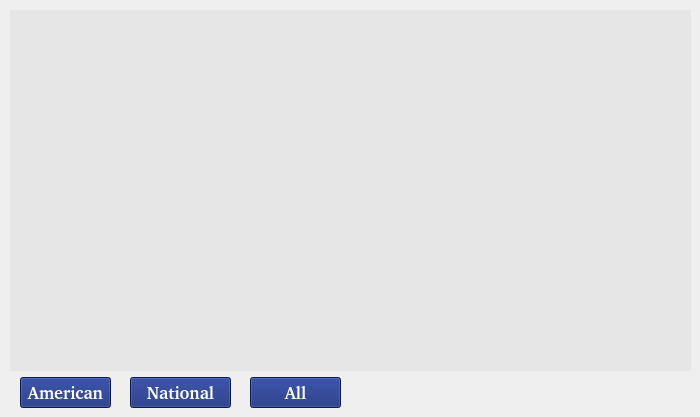
      <widget class="QWidget" name="tab_Leagues">
       <attribute name="title">
        <string>Leagues</string>
       </attribute>
       <widget class="QTableView" name="tableView_allLeagues">
        <property name="geometry">
         <rect>
          <x>10</x>
          <y>10</y>
          <width>681</width>
          <height>361</height>
         </rect>
        </property>
        <property name="styleSheet">
         <string notr="true">QTableView#tableView_allLeagues{
background-color: rgb(230, 230, 230);
border: transparent;
gridline-color: white;
color: rgb(16, 37, 118);
}
QHeaderView::section {
background-color:  rgb(230, 230, 230); 
color: rgb(16, 37, 118);
font-family: Calibri;
font-size: 13pt;
height: 30px;
}
QTableCornerButton{
background-color: transparent;
color: transparent;
}</string>
        </property>
        <property name="alternatingRowColors">
         <bool>true</bool>
        </property>
        <property name="sortingEnabled">
         <bool>true</bool>
        </property>
       </widget>
       <widget class="QPushButton" name="button_AmericanLeague">
        <property name="geometry">
         <rect>
          <x>20</x>
          <y>377</y>
          <width>91</width>
          <height>31</height>
         </rect>
        </property>
        <property name="font">
         <font>
          <family>FISH&amp;CHIPS</family>
          <pointsize>13</pointsize>
          <weight>75</weight>
          <bold>true</bold>
         </font>
        </property>
        <property name="styleSheet">
         <string notr="true">QPushButton#button_AmericanLeague{
    background-color: rgb(16, 37, 118);
	color: white;
    border-width: 2px;
}
QPushButton#button_AmericanLeague:hover{
	 background-color: qradialgradient(spread:reflect, cx:0.5, cy:0.5, radius:0.5, fx:0.5, fy:0.5, stop:0 rgba(255, 255, 255, 255), stop:1 rgba(195, 224, 238, 255));
	 border-width: 2px;
	 color: black;
}
QPushButton#button_AmericanLeague:pressed {
    background-color: qradialgradient(spread:reflect, cx:0.5, cy:0.5, radius:0.5, fx:0.5, fy:0.5, stop:0 rgba(197, 237, 255, 255), stop:1 rgba(107, 206, 255, 255));
	border-width: 2px;
	color: white;
}</string>
        </property>
        <property name="text">
         <string>American</string>
        </property>
       </widget>
       <widget class="QPushButton" name="button_NationalLeague">
        <property name="geometry">
         <rect>
          <x>130</x>
          <y>377</y>
          <width>101</width>
          <height>31</height>
         </rect>
        </property>
        <property name="font">
         <font>
          <family>FISH&amp;CHIPS</family>
          <pointsize>13</pointsize>
          <weight>75</weight>
          <bold>true</bold>
         </font>
        </property>
        <property name="styleSheet">
         <string notr="true">QPushButton#button_NationalLeague{
    background-color: rgb(16, 37, 118);
	color: white;
    border-width: 2px;
}
QPushButton#button_NationalLeague:hover{
	 background-color: qradialgradient(spread:reflect, cx:0.5, cy:0.5, radius:0.5, fx:0.5, fy:0.5, stop:0 rgba(255, 255, 255, 255), stop:1 rgba(195, 224, 238, 255));
	 border-width: 2px;
	 color: black;
}
QPushButton#button_NationalLeague:pressed {
    background-color: qradialgradient(spread:reflect, cx:0.5, cy:0.5, radius:0.5, fx:0.5, fy:0.5, stop:0 rgba(197, 237, 255, 255), stop:1 rgba(107, 206, 255, 255));
	border-width: 2px;
	color: white;
}</string>
        </property>
        <property name="text">
         <string>National</string>
        </property>
       </widget>
       <widget class="QPushButton" name="button_allLeague">
        <property name="geometry">
         <rect>
          <x>250</x>
          <y>377</y>
          <width>91</width>
          <height>31</height>
         </rect>
        </property>
        <property name="font">
         <font>
          <family>FISH&amp;CHIPS</family>
          <pointsize>13</pointsize>
          <weight>75</weight>
          <bold>true</bold>
         </font>
        </property>
        <property name="styleSheet">
         <string notr="true">QPushButton#button_allLeague{
    background-color: rgb(16, 37, 118);
	color: white;
    border-width: 2px;
}
QPushButton#button_allLeague:hover{
	 background-color: qradialgradient(spread:reflect, cx:0.5, cy:0.5, radius:0.5, fx:0.5, fy:0.5, stop:0 rgba(255, 255, 255, 255), stop:1 rgba(195, 224, 238, 255));
	 border-width: 2px;
	 color: black;
}
QPushButton#button_allLeague:pressed {
    background-color: qradialgradient(spread:reflect, cx:0.5, cy:0.5, radius:0.5, fx:0.5, fy:0.5, stop:0 rgba(197, 237, 255, 255), stop:1 rgba(107, 206, 255, 255));
	border-width: 2px;
	color: white;
}</string>
        </property>
        <property name="text">
         <string>All</string>
        </property>
       </widget>
      </widget>
